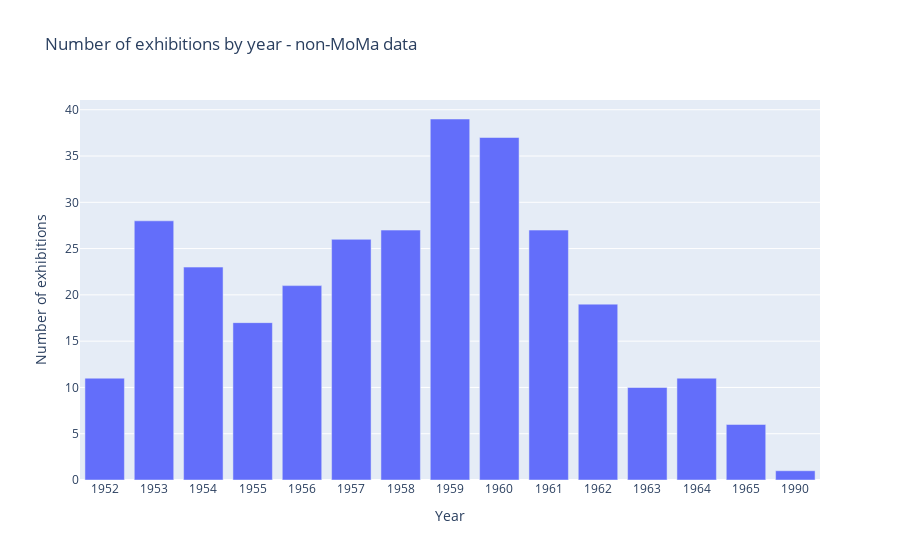

Notebook code for this chart:
### Markdown cell above
# Exhibitions per year - non-MoMa data

The following histogram shows number of exhibitions per year for non-MoMA events.

### Code cell
with open(os.path.join(output_activity_dir, output_events_nonmoma), 'r') as json_file:
    
    number_ex_by_year = {}

    data = json.load(json_file)
    for event in data.get("events"):

        start = event.get("start")
        year = start.split("-")[0]

        if year in number_ex_by_year:
            number_ex_by_year[year] += 1
        else:
            number_ex_by_year[year] = 1
        
    number_ex_by_year = SortedDict(number_ex_by_year)

    #print(number_ex_by_year)

    x_values = number_ex_by_year.keys()
    y_values = number_ex_by_year.values()

    fig = px.bar(x=x_values, y=y_values, 
    labels={"x": "Year", "y": "Number of exhibitions"},
    title="Number of exhibitions by year - non-MoMa data"
    )
    fig.show()

### Figure 1 — Plotly figure (JSON) as saved in the notebook; plotly's stock layout.template omitted (floating-point values rounded to 4 significant figures)
{"data": [{"alignmentgroup": "True", "hovertemplate": "Year=%{x}<br>Number of exhibitions=%{y}<extra></extra>", "legendgroup": "", "marker": {"color": "#636efa", "pattern": {"shape": ""}}, "name": "", "offsetgroup": "", "orientation": "v", "showlegend": false, "textposition": "auto", "type": "bar", "x": ["1952", "1953", "1954", "1955", "1956", "1957", "1958", "1959", "1960", "1961", "1962", "1963", "1964", "1965", "1990"], "xaxis": "x", "y": [11, 28, 23, 17, 21, 26, 27, 39, 37, 27, 19, 10, 11, 6, 1], "yaxis": "y"}], "layout": {"barmode": "relative", "legend": {"tracegroupgap": 0}, "title": {"text": "Number of exhibitions by year - non-MoMa data"}, "xaxis": {"anchor": "y", "domain": [0, 1], "title": {"text": "Year"}}, "yaxis": {"anchor": "x", "domain": [0, 1], "title": {"text": "Number of exhibitions"}}}}
